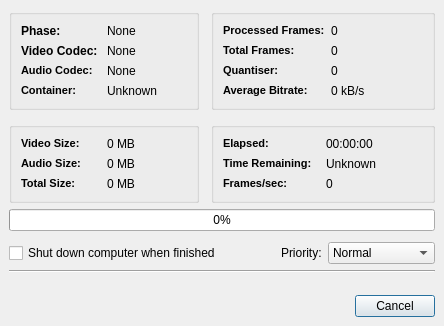
<ui version="4.0" >
 <class>encodingDialog</class>
 <widget class="QDialog" name="encodingDialog" >
  <property name="geometry" >
   <rect>
    <x>0</x>
    <y>0</y>
    <width>444</width>
    <height>326</height>
   </rect>
  </property>
  <property name="windowTitle" >
   <string>Encoding...</string>
  </property>
  <layout class="QVBoxLayout" >
   <property name="spacing" >
    <number>6</number>
   </property>
   <property name="leftMargin" >
    <number>9</number>
   </property>
   <property name="topMargin" >
    <number>9</number>
   </property>
   <property name="rightMargin" >
    <number>9</number>
   </property>
   <property name="bottomMargin" >
    <number>9</number>
   </property>
   <item>
    <layout class="QVBoxLayout" >
     <property name="spacing" >
      <number>6</number>
     </property>
     <property name="leftMargin" >
      <number>0</number>
     </property>
     <property name="topMargin" >
      <number>0</number>
     </property>
     <property name="rightMargin" >
      <number>0</number>
     </property>
     <property name="bottomMargin" >
      <number>0</number>
     </property>
     <item>
      <layout class="QGridLayout" >
       <property name="leftMargin" >
        <number>0</number>
       </property>
       <property name="topMargin" >
        <number>0</number>
       </property>
       <property name="rightMargin" >
        <number>0</number>
       </property>
       <property name="bottomMargin" >
        <number>0</number>
       </property>
       <property name="horizontalSpacing" >
        <number>12</number>
       </property>
       <property name="verticalSpacing" >
        <number>12</number>
       </property>
       <item row="0" column="0" >
        <widget class="QGroupBox" name="groupBox" >
         <property name="sizePolicy" >
          <sizepolicy vsizetype="Preferred" hsizetype="Maximum" >
           <horstretch>1</horstretch>
           <verstretch>0</verstretch>
          </sizepolicy>
         </property>
         <property name="minimumSize" >
          <size>
           <width>190</width>
           <height>0</height>
          </size>
         </property>
         <property name="title" >
          <string/>
         </property>
         <layout class="QGridLayout" >
          <property name="leftMargin" >
           <number>9</number>
          </property>
          <property name="topMargin" >
           <number>9</number>
          </property>
          <property name="rightMargin" >
           <number>9</number>
          </property>
          <property name="bottomMargin" >
           <number>9</number>
          </property>
          <property name="horizontalSpacing" >
           <number>6</number>
          </property>
          <property name="verticalSpacing" >
           <number>6</number>
          </property>
          <item row="0" column="0" >
           <widget class="QLabel" name="label_2" >
            <property name="font" >
             <font>
              <weight>75</weight>
              <bold>true</bold>
             </font>
            </property>
            <property name="text" >
             <string>Phase:</string>
            </property>
           </widget>
          </item>
          <item row="1" column="0" >
           <widget class="QLabel" name="label_4" >
            <property name="font" >
             <font>
              <weight>75</weight>
              <bold>true</bold>
             </font>
            </property>
            <property name="text" >
             <string>Video Codec:</string>
            </property>
           </widget>
          </item>
          <item row="1" column="1" >
           <widget class="QLabel" name="labelVidCodec" >
            <property name="text" >
             <string>None</string>
            </property>
           </widget>
          </item>
          <item row="0" column="1" >
           <widget class="QLabel" name="labelPhasis" >
            <property name="text" >
             <string>None</string>
            </property>
           </widget>
          </item>
          <item row="3" column="1" >
           <widget class="QLabel" name="labelContainer" >
            <property name="text" >
             <string>Unknown</string>
            </property>
           </widget>
          </item>
          <item row="3" column="0" >
           <widget class="QLabel" name="label_8" >
            <property name="text" >
             <string>&lt;html>&lt;head>&lt;meta name="qrichtext" content="1" />&lt;style type="text/css">
p, li { white-space: pre-wrap; }
&lt;/style>&lt;/head>&lt;body style=" font-family:'MS Shell Dlg 2'; font-size:8.25pt; font-weight:400; font-style:normal; text-decoration:none;">
&lt;p style=" margin-top:0px; margin-bottom:0px; margin-left:0px; margin-right:0px; -qt-block-indent:0; text-indent:0px;">&lt;span style=" font-size:8pt; font-weight:600;">Container:&lt;/span>&lt;/p>&lt;/body>&lt;/html></string>
            </property>
           </widget>
          </item>
          <item row="2" column="1" >
           <widget class="QLabel" name="labelAudCodec" >
            <property name="text" >
             <string>None</string>
            </property>
           </widget>
          </item>
          <item row="2" column="0" >
           <widget class="QLabel" name="label_6" >
            <property name="text" >
             <string>&lt;html>&lt;head>&lt;meta name="qrichtext" content="1" />&lt;style type="text/css">
p, li { white-space: pre-wrap; }
&lt;/style>&lt;/head>&lt;body style=" font-family:'MS Shell Dlg 2'; font-size:8.25pt; font-weight:400; font-style:normal; text-decoration:none;">
&lt;p style=" margin-top:0px; margin-bottom:0px; margin-left:0px; margin-right:0px; -qt-block-indent:0; text-indent:0px;">&lt;span style=" font-size:8pt; font-weight:600;">Audio Codec:&lt;/span>&lt;/p>&lt;/body>&lt;/html></string>
            </property>
           </widget>
          </item>
         </layout>
        </widget>
       </item>
       <item row="1" column="1" >
        <widget class="QGroupBox" name="groupBox_4" >
         <property name="sizePolicy" >
          <sizepolicy vsizetype="Preferred" hsizetype="Expanding" >
           <horstretch>0</horstretch>
           <verstretch>0</verstretch>
          </sizepolicy>
         </property>
         <property name="minimumSize" >
          <size>
           <width>210</width>
           <height>0</height>
          </size>
         </property>
         <property name="title" >
          <string/>
         </property>
         <layout class="QGridLayout" >
          <property name="leftMargin" >
           <number>9</number>
          </property>
          <property name="topMargin" >
           <number>9</number>
          </property>
          <property name="rightMargin" >
           <number>9</number>
          </property>
          <property name="bottomMargin" >
           <number>9</number>
          </property>
          <property name="horizontalSpacing" >
           <number>6</number>
          </property>
          <property name="verticalSpacing" >
           <number>6</number>
          </property>
          <item row="2" column="1" >
           <widget class="QLabel" name="labelFps" >
            <property name="text" >
             <string>0</string>
            </property>
           </widget>
          </item>
          <item row="1" column="1" >
           <widget class="QLabel" name="labelETA" >
            <property name="text" >
             <string>Unknown</string>
            </property>
           </widget>
          </item>
          <item row="0" column="1" >
           <widget class="QLabel" name="labelElapsed" >
            <property name="text" >
             <string>00:00:00</string>
            </property>
           </widget>
          </item>
          <item row="0" column="0" >
           <widget class="QLabel" name="label_24" >
            <property name="text" >
             <string>&lt;html>&lt;head>&lt;meta name="qrichtext" content="1" />&lt;style type="text/css">
p, li { white-space: pre-wrap; }
&lt;/style>&lt;/head>&lt;body style=" font-family:'MS Shell Dlg 2'; font-size:8.25pt; font-weight:400; font-style:normal; text-decoration:none;">
&lt;p style=" margin-top:0px; margin-bottom:0px; margin-left:0px; margin-right:0px; -qt-block-indent:0; text-indent:0px;">&lt;span style=" font-size:8pt; font-weight:600;">Elapsed:&lt;/span>&lt;/p>&lt;/body>&lt;/html></string>
            </property>
           </widget>
          </item>
          <item row="1" column="0" >
           <widget class="QLabel" name="label_26" >
            <property name="text" >
             <string>&lt;html>&lt;head>&lt;meta name="qrichtext" content="1" />&lt;style type="text/css">
p, li { white-space: pre-wrap; }
&lt;/style>&lt;/head>&lt;body style=" font-family:'MS Shell Dlg 2'; font-size:8.25pt; font-weight:400; font-style:normal; text-decoration:none;">
&lt;p style=" margin-top:0px; margin-bottom:0px; margin-left:0px; margin-right:0px; -qt-block-indent:0; text-indent:0px;">&lt;span style=" font-size:8pt; font-weight:600;">Time Remaining:&lt;/span>&lt;/p>&lt;/body>&lt;/html></string>
            </property>
           </widget>
          </item>
          <item row="2" column="0" >
           <widget class="QLabel" name="label_28" >
            <property name="text" >
             <string>&lt;html>&lt;head>&lt;meta name="qrichtext" content="1" />&lt;style type="text/css">
p, li { white-space: pre-wrap; }
&lt;/style>&lt;/head>&lt;body style=" font-family:'MS Shell Dlg 2'; font-size:8.25pt; font-weight:400; font-style:normal; text-decoration:none;">
&lt;p style=" margin-top:0px; margin-bottom:0px; margin-left:0px; margin-right:0px; -qt-block-indent:0; text-indent:0px;">&lt;span style=" font-size:8pt; font-weight:600;">Frames/sec:&lt;/span>&lt;/p>&lt;/body>&lt;/html></string>
            </property>
           </widget>
          </item>
         </layout>
        </widget>
       </item>
       <item row="1" column="0" >
        <widget class="QGroupBox" name="groupBox_3" >
         <property name="sizePolicy" >
          <sizepolicy vsizetype="Preferred" hsizetype="Preferred" >
           <horstretch>0</horstretch>
           <verstretch>0</verstretch>
          </sizepolicy>
         </property>
         <property name="minimumSize" >
          <size>
           <width>180</width>
           <height>0</height>
          </size>
         </property>
         <property name="title" >
          <string/>
         </property>
         <layout class="QGridLayout" >
          <property name="leftMargin" >
           <number>9</number>
          </property>
          <property name="topMargin" >
           <number>9</number>
          </property>
          <property name="rightMargin" >
           <number>9</number>
          </property>
          <property name="bottomMargin" >
           <number>9</number>
          </property>
          <property name="horizontalSpacing" >
           <number>6</number>
          </property>
          <property name="verticalSpacing" >
           <number>6</number>
          </property>
          <item row="2" column="1" >
           <widget class="QLabel" name="labelTotalSize" >
            <property name="text" >
             <string>0 MB</string>
            </property>
           </widget>
          </item>
          <item row="2" column="0" >
           <widget class="QLabel" name="label_22" >
            <property name="text" >
             <string>&lt;html>&lt;head>&lt;meta name="qrichtext" content="1" />&lt;style type="text/css">
p, li { white-space: pre-wrap; }
&lt;/style>&lt;/head>&lt;body style=" font-family:'MS Shell Dlg 2'; font-size:8.25pt; font-weight:400; font-style:normal; text-decoration:none;">
&lt;p style=" margin-top:0px; margin-bottom:0px; margin-left:0px; margin-right:0px; -qt-block-indent:0; text-indent:0px;">&lt;span style=" font-size:8pt; font-weight:600;">Total Size:&lt;/span>&lt;/p>&lt;/body>&lt;/html></string>
            </property>
           </widget>
          </item>
          <item row="1" column="1" >
           <widget class="QLabel" name="labelAudioSize" >
            <property name="text" >
             <string>0 MB</string>
            </property>
           </widget>
          </item>
          <item row="1" column="0" >
           <widget class="QLabel" name="label_20" >
            <property name="text" >
             <string>&lt;html>&lt;head>&lt;meta name="qrichtext" content="1" />&lt;style type="text/css">
p, li { white-space: pre-wrap; }
&lt;/style>&lt;/head>&lt;body style=" font-family:'MS Shell Dlg 2'; font-size:8.25pt; font-weight:400; font-style:normal; text-decoration:none;">
&lt;p style=" margin-top:0px; margin-bottom:0px; margin-left:0px; margin-right:0px; -qt-block-indent:0; text-indent:0px;">&lt;span style=" font-size:8pt; font-weight:600;">Audio Size:&lt;/span>&lt;/p>&lt;/body>&lt;/html></string>
            </property>
           </widget>
          </item>
          <item row="0" column="1" >
           <widget class="QLabel" name="labelVideoSize" >
            <property name="text" >
             <string>0 MB</string>
            </property>
            <property name="alignment" >
             <set>Qt::AlignLeading|Qt::AlignLeft|Qt::AlignVCenter</set>
            </property>
           </widget>
          </item>
          <item row="0" column="0" >
           <widget class="QLabel" name="label_18" >
            <property name="text" >
             <string>&lt;html>&lt;head>&lt;meta name="qrichtext" content="1" />&lt;style type="text/css">
p, li { white-space: pre-wrap; }
&lt;/style>&lt;/head>&lt;body style=" font-family:'MS Shell Dlg 2'; font-size:8.25pt; font-weight:400; font-style:normal; text-decoration:none;">
&lt;p style=" margin-top:0px; margin-bottom:0px; margin-left:0px; margin-right:0px; -qt-block-indent:0; text-indent:0px;">&lt;span style=" font-size:8pt; font-weight:600;">Video Size:&lt;/span>&lt;/p>&lt;/body>&lt;/html></string>
            </property>
           </widget>
          </item>
         </layout>
        </widget>
       </item>
       <item row="0" column="1" >
        <widget class="QGroupBox" name="groupBox_2" >
         <property name="sizePolicy" >
          <sizepolicy vsizetype="Preferred" hsizetype="Expanding" >
           <horstretch>0</horstretch>
           <verstretch>0</verstretch>
          </sizepolicy>
         </property>
         <property name="minimumSize" >
          <size>
           <width>210</width>
           <height>0</height>
          </size>
         </property>
         <property name="title" >
          <string/>
         </property>
         <layout class="QGridLayout" >
          <property name="leftMargin" >
           <number>9</number>
          </property>
          <property name="topMargin" >
           <number>9</number>
          </property>
          <property name="rightMargin" >
           <number>9</number>
          </property>
          <property name="bottomMargin" >
           <number>9</number>
          </property>
          <property name="horizontalSpacing" >
           <number>6</number>
          </property>
          <property name="verticalSpacing" >
           <number>6</number>
          </property>
          <item row="0" column="0" >
           <widget class="QLabel" name="label_10" >
            <property name="text" >
             <string>&lt;html>&lt;head>&lt;meta name="qrichtext" content="1" />&lt;style type="text/css">
p, li { white-space: pre-wrap; }
&lt;/style>&lt;/head>&lt;body style=" font-family:'MS Shell Dlg 2'; font-size:8.25pt; font-weight:400; font-style:normal; text-decoration:none;">
&lt;p style=" margin-top:0px; margin-bottom:0px; margin-left:0px; margin-right:0px; -qt-block-indent:0; text-indent:0px;">&lt;span style=" font-size:8pt; font-weight:600;">Processed Frames:&lt;/span>&lt;/p>&lt;/body>&lt;/html></string>
            </property>
           </widget>
          </item>
          <item row="1" column="0" >
           <widget class="QLabel" name="label_12" >
            <property name="text" >
             <string>&lt;html>&lt;head>&lt;meta name="qrichtext" content="1" />&lt;style type="text/css">
p, li { white-space: pre-wrap; }
&lt;/style>&lt;/head>&lt;body style=" font-family:'MS Shell Dlg 2'; font-size:8.25pt; font-weight:400; font-style:normal; text-decoration:none;">
&lt;p style=" margin-top:0px; margin-bottom:0px; margin-left:0px; margin-right:0px; -qt-block-indent:0; text-indent:0px;">&lt;span style=" font-size:8pt; font-weight:600;">Total Frames:&lt;/span>&lt;/p>&lt;/body>&lt;/html></string>
            </property>
           </widget>
          </item>
          <item row="0" column="1" >
           <widget class="QLabel" name="labelFrame" >
            <property name="text" >
             <string>0</string>
            </property>
            <property name="alignment" >
             <set>Qt::AlignLeading|Qt::AlignLeft|Qt::AlignVCenter</set>
            </property>
           </widget>
          </item>
          <item row="3" column="1" >
           <widget class="QLabel" name="labelVidBitrate" >
            <property name="text" >
             <string>0 kB/s</string>
            </property>
           </widget>
          </item>
          <item row="3" column="0" >
           <widget class="QLabel" name="label_16" >
            <property name="text" >
             <string>&lt;html>&lt;head>&lt;meta name="qrichtext" content="1" />&lt;style type="text/css">
p, li { white-space: pre-wrap; }
&lt;/style>&lt;/head>&lt;body style=" font-family:'MS Shell Dlg 2'; font-size:8.25pt; font-weight:400; font-style:normal; text-decoration:none;">
&lt;p style=" margin-top:0px; margin-bottom:0px; margin-left:0px; margin-right:0px; -qt-block-indent:0; text-indent:0px;">&lt;span style=" font-size:8pt; font-weight:600;">Average Bitrate:&lt;/span>&lt;/p>&lt;/body>&lt;/html></string>
            </property>
           </widget>
          </item>
          <item row="2" column="1" >
           <widget class="QLabel" name="labelQz" >
            <property name="text" >
             <string>0</string>
            </property>
           </widget>
          </item>
          <item row="2" column="0" >
           <widget class="QLabel" name="label_14" >
            <property name="text" >
             <string>&lt;html>&lt;head>&lt;meta name="qrichtext" content="1" />&lt;style type="text/css">
p, li { white-space: pre-wrap; }
&lt;/style>&lt;/head>&lt;body style=" font-family:'MS Shell Dlg 2'; font-size:8.25pt; font-weight:400; font-style:normal; text-decoration:none;">
&lt;p style=" margin-top:0px; margin-bottom:0px; margin-left:0px; margin-right:0px; -qt-block-indent:0; text-indent:0px;">&lt;span style=" font-size:8pt; font-weight:600;">Quantiser:&lt;/span>&lt;/p>&lt;/body>&lt;/html></string>
            </property>
           </widget>
          </item>
          <item row="1" column="1" >
           <widget class="QLabel" name="labelTotalFrame" >
            <property name="text" >
             <string>0</string>
            </property>
           </widget>
          </item>
         </layout>
        </widget>
       </item>
      </layout>
     </item>
     <item>
      <spacer>
       <property name="orientation" >
        <enum>Qt::Vertical</enum>
       </property>
       <property name="sizeHint" >
        <size>
         <width>20</width>
         <height>6</height>
        </size>
       </property>
      </spacer>
     </item>
     <item>
      <widget class="QProgressBar" name="progressBar" >
       <property name="value" >
        <number>0</number>
       </property>
       <property name="orientation" >
        <enum>Qt::Horizontal</enum>
       </property>
      </widget>
     </item>
     <item>
      <spacer>
       <property name="orientation" >
        <enum>Qt::Vertical</enum>
       </property>
       <property name="sizeHint" >
        <size>
         <width>20</width>
         <height>10</height>
        </size>
       </property>
      </spacer>
     </item>
     <item>
      <layout class="QHBoxLayout" >
       <property name="spacing" >
        <number>6</number>
       </property>
       <property name="leftMargin" >
        <number>0</number>
       </property>
       <property name="topMargin" >
        <number>0</number>
       </property>
       <property name="rightMargin" >
        <number>0</number>
       </property>
       <property name="bottomMargin" >
        <number>0</number>
       </property>
       <item>
        <widget class="QCheckBox" name="checkBoxShutdown" >
         <property name="text" >
          <string>Shut down computer when finished</string>
         </property>
        </widget>
       </item>
       <item>
        <spacer>
         <property name="orientation" >
          <enum>Qt::Horizontal</enum>
         </property>
         <property name="sizeHint" >
          <size>
           <width>40</width>
           <height>20</height>
          </size>
         </property>
        </spacer>
       </item>
       <item>
        <widget class="QLabel" name="label" >
         <property name="text" >
          <string>Priority:</string>
         </property>
        </widget>
       </item>
       <item>
        <widget class="QComboBox" name="comboBoxPriority" >
         <property name="currentIndex" >
          <number>2</number>
         </property>
         <item>
          <property name="text" >
           <string>High</string>
          </property>
         </item>
         <item>
          <property name="text" >
           <string>Above Normal</string>
          </property>
         </item>
         <item>
          <property name="text" >
           <string>Normal</string>
          </property>
         </item>
         <item>
          <property name="text" >
           <string>Below Normal</string>
          </property>
         </item>
         <item>
          <property name="text" >
           <string>Low</string>
          </property>
         </item>
        </widget>
       </item>
      </layout>
     </item>
     <item>
      <layout class="QVBoxLayout" >
       <property name="spacing" >
        <number>6</number>
       </property>
       <property name="leftMargin" >
        <number>0</number>
       </property>
       <property name="topMargin" >
        <number>0</number>
       </property>
       <property name="rightMargin" >
        <number>0</number>
       </property>
       <property name="bottomMargin" >
        <number>0</number>
       </property>
       <item>
        <spacer>
         <property name="orientation" >
          <enum>Qt::Vertical</enum>
         </property>
         <property name="sizeHint" >
          <size>
           <width>20</width>
           <height>2</height>
          </size>
         </property>
        </spacer>
       </item>
       <item>
        <widget class="Line" name="line" >
         <property name="orientation" >
          <enum>Qt::Horizontal</enum>
         </property>
        </widget>
       </item>
       <item>
        <spacer>
         <property name="orientation" >
          <enum>Qt::Vertical</enum>
         </property>
         <property name="sizeHint" >
          <size>
           <width>20</width>
           <height>20</height>
          </size>
         </property>
        </spacer>
       </item>
      </layout>
     </item>
     <item>
      <layout class="QHBoxLayout" >
       <property name="spacing" >
        <number>6</number>
       </property>
       <property name="leftMargin" >
        <number>0</number>
       </property>
       <property name="topMargin" >
        <number>0</number>
       </property>
       <property name="rightMargin" >
        <number>0</number>
       </property>
       <property name="bottomMargin" >
        <number>0</number>
       </property>
       <item>
        <widget class="QDialogButtonBox" name="buttonBox" >
         <property name="orientation" >
          <enum>Qt::Horizontal</enum>
         </property>
         <property name="standardButtons" >
          <set>QDialogButtonBox::Cancel</set>
         </property>
        </widget>
       </item>
      </layout>
     </item>
    </layout>
   </item>
  </layout>
 </widget>
 <tabstops>
  <tabstop>checkBoxShutdown</tabstop>
  <tabstop>comboBoxPriority</tabstop>
 </tabstops>
 <resources/>
 <connections/>
</ui>
